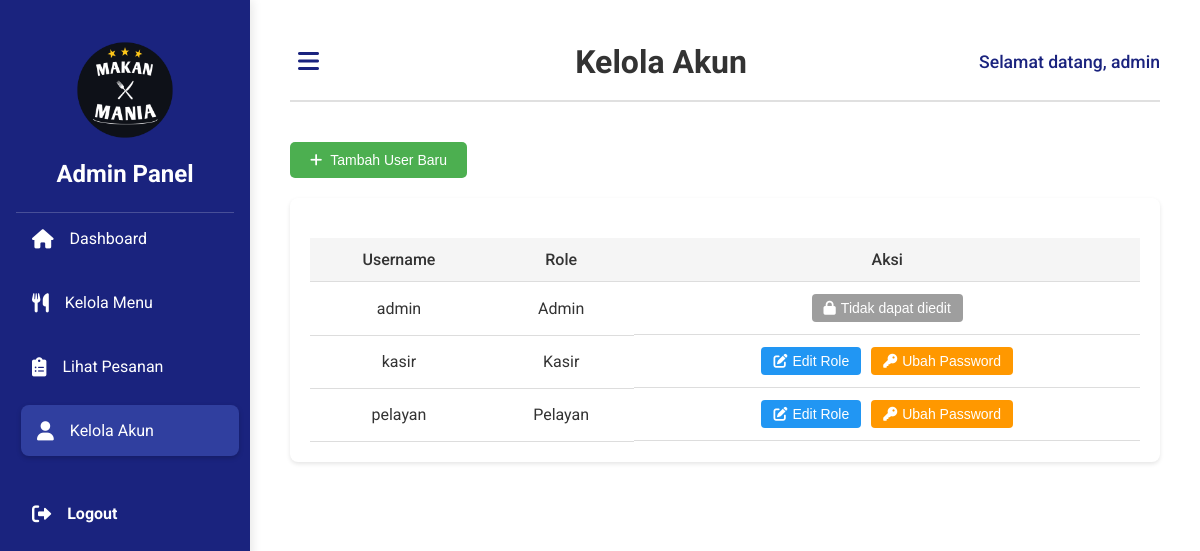
Page /admin/akun.php (signed in) on the committed database.
### tables this page shows
CREATE TABLE `users` (
  `id` int NOT NULL,
  `username` varchar(50) NOT NULL,
  `password` varchar(255) NOT NULL,
  `role` enum('admin','kasir','pelayan') NOT NULL
);

### admin/akun.php (the view, shortened to what this page needs)
<?php
require_once '../database/config-login.php';
?>
<!DOCTYPE html>
<html lang="id">
<head>
    <link rel="stylesheet" href="../css/admin.css">
    <link rel="stylesheet" href="../css/akun.css">
    <link rel="stylesheet" href="https://cdnjs.cloudflare.com/ajax/libs/font-awesome/6.0.0/css/all.min.css">
</head>
<body>
    <div class="admin-container">
        <div class="sidebar" id="sidebar">
            <div class="logo-container">
                <img src="../assets/logo.png" alt="Logo" class="logo">
                <h2>Admin Panel</h2>
            </div>
            <nav class="nav-menu">
                <a href="dashboard.php">
                    <i class="fas fa-home"></i> Dashboard
                </a>
                <a href="crud-menu.php">
                    <i class="fas fa-utensils"></i> Kelola Menu
                </a>
                <a href="read-pesanan.php">
                    <i class="fas fa-clipboard-list"></i> Lihat Pesanan
                </a>
                <a href="akun.php" class="active">
                    <i class="fas fa-user"></i> Kelola Akun
                </a>
                <a href="../login.php" class="logout">
                    <i class="fas fa-sign-out-alt"></i> Logout
                </a>
            </nav>
        </div>
        <div class="main-content">
            <header>
                <button id="toggleSidebar" class="toggle-btn">
                    <i class="fas fa-bars"></i>
                </button>
                <h1>Kelola Akun</h1>
                <div class="user-info">
                    <span>Selamat datang, <?php echo htmlspecialchars($_SESSION['username']); ?></span>
                </div>
            </header>
            <div class="action-buttons">
                <button class="add-btn" onclick="showAddModal()">
                    <i class="fas fa-plus"></i> Tambah User Baru
                </button>
            </div>
            <div class="table-container">
                <table class="users-table">
                    <thead>
                        <tr>
                            <th>Username</th>
                            <th>Role</th>
                            <th>Aksi</th>
                        </tr>
                    </thead>
                    <tbody>
                        <?php
                        $sql = "SELECT id, username, role FROM users";
                        $result = $conn->query($sql);
                        while ($row = $result->fetch_assoc()) {
                            echo "<tr>";
                            echo "<td>" . htmlspecialchars($row['username']) . "</td>";
                            echo "<td>" . ucfirst(htmlspecialchars($row['role'])) . "</td>";
                            echo "<td class='actions'>";
                            if ($row['role'] !== 'admin') {
                                echo "<button class='edit-btn' onclick='showEditModal({$row['id']}, \"".htmlspecialchars($row['username'])."\", \"".htmlspecialchars($row['role'])."\")'>";
                                echo "<i class='fas fa-edit'></i> Edit Role";
                                echo "</button>";
                                echo "<button class='password-btn' onclick='showPasswordModal({$row['id']}, \"".htmlspecialchars($row['username'])."\")'>";
                                echo "<i class='fas fa-key'></i> Ubah Password";
                                echo "</button>";
                            } else {
                                echo "<button class='edit-btn disabled' disabled>";
                                echo "<i class='fas fa-lock'></i> Tidak dapat diedit";
                                echo "</button>";
                            }
                            echo "</td>";
                            echo "</tr>";
                        }
                        ?>
                    </tbody>
                </table>
            </div>
        </div>
    </div>
</body>
</html>

### css/admin.css (style rules this page uses)
* { margin: 0; padding: 0; box-sizing: border-box; }
body { font-family: 'Roboto', sans-serif; background-color: #f4f7fa; color: #333; }
.admin-container { display: flex; min-height: 100vh; }
.sidebar { width: 250px; background-color: #1a237e; color: #ffffff; padding: 1rem; transition: all 0.3s ease; box-shadow: 2px 0 10px rgba(0,0,0,0.1); position: fixed; height: 100vh; overflow-y: auto; }
.logo-container { text-align: center; padding: 1.5rem 0; border-bottom: 1px solid rgba(255, 255, 255, 0.2); }
.logo { width: 100px; height: auto; margin-bottom: 1rem; transition: transform 0.3s ease; }
.nav-menu a { display: flex; align-items: center; padding: 1rem; color: #ffffff; text-decoration: none; transition: all 0.3s ease; border-radius: 8px; margin-bottom: 0.8rem; }
.nav-menu a i { margin-right: 1rem; font-size: 1.2rem; }
.nav-menu a:hover, .nav-menu a.active { background-color: #303f9f; transform: translateX(5px); box-shadow: 0 2px 5px rgba(0,0,0,0.2); }
.logout { margin-top: 2rem; color: #ff5252; font-weight: bold; }
.main-content { flex: 1; padding: 2.5rem; background-color: #ffffff; transition: all 0.3s ease; margin-left: 250px; }
header { display: flex; justify-content: space-between; align-items: center; margin-bottom: 2.5rem; padding-bottom: 1rem; border-bottom: 2px solid #e0e0e0; }
.toggle-btn { background: none; border: none; color: #1a237e; font-size: 1.5rem; cursor: pointer; padding: 0.5rem; margin-right: 1rem; display: block; }
.user-info { color: #1a237e; font-size: 1.1rem; font-weight: 500; }

### css/akun.css (style rules this page uses)
.action-buttons { margin: 20px 0; }
.add-btn { background-color: #4CAF50; color: white; padding: 10px 20px; border: none; border-radius: 5px; cursor: pointer; font-size: 14px; display: flex; align-items: center; gap: 8px; }
.table-container { background: white; padding: 20px; border-radius: 8px; box-shadow: 0 2px 4px rgba(0,0,0,0.1); }
.users-table { width: 100%; border-collapse: collapse; margin-top: 20px; }
.users-table th, .users-table td { padding: 12px; text-align: left; border-bottom: 1px solid #ddd; }
.users-table th { background-color: #f5f5f5; font-weight: 500; }
.users-table th, .users-table td { text-align: center; }
.actions { justify-content: center; }
.actions { display: flex; gap: 10px; }
.edit-btn { background-color: #2196F3; color: white; padding: 6px 12px; border: none; border-radius: 4px; cursor: pointer; font-size: 14px; display: flex; align-items: center; gap: 5px; }
.password-btn { background-color: #FF9800; color: white; padding: 6px 12px; border: none; border-radius: 4px; cursor: pointer; font-size: 14px; display: flex; align-items: center; gap: 5px; }
.edit-btn.disabled { background-color: #9E9E9E; cursor: not-allowed; }

### admin/akun.php (style rules this page uses)
.users-table th, .users-table td { text-align: center; }
.actions { justify-content: center; }

### rows in the picture
users: username "admin", role "Admin", shows "Tidak dapat diedit"
users: username "kasir", role "Kasir"
users: username "pelayan", role "Pelayan"

### other values in the picture
$_SESSION['username'] "admin"
